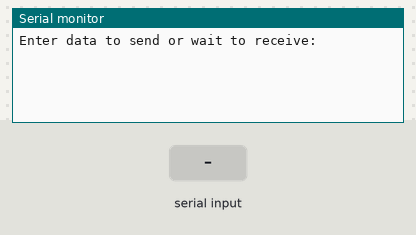
Recording of a sketch running on a simulated Arduino Uno, built with avr-gcc and run on an emulated ATmega328P. Shown: the last lines printed to the serial monitor. Inputs (shaded band) come from the test bench.

Above: at 1.2 s.
1.3 s: "1\n" received over Serial
At 1.6 s:
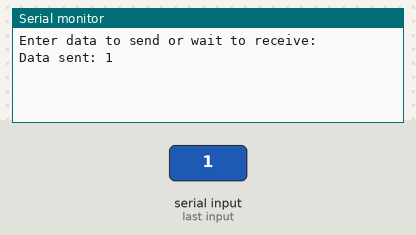
2.8 s: "1\n" received over the second serial link
At 3.3 s:
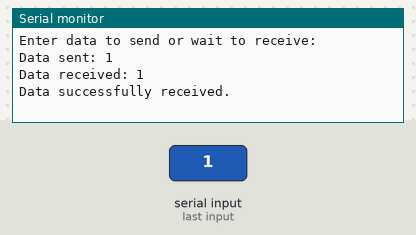
4.3 s: "0\n" received over Serial
At 5.1 s:
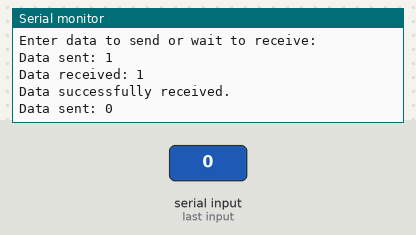
5.8 s: "0\n" received over the second serial link
At 6.7 s:
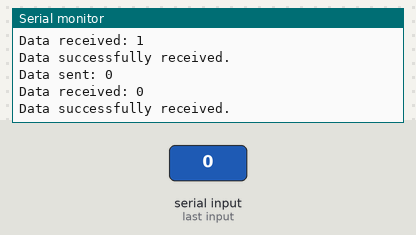

The sketch:

RS485_2Way.ino
```cpp
#include <SoftwareSerial.h>

#define DE 3
#define RE 2
SoftwareSerial RS485Serial(11, 10); // RX, TX

void setup() {
  Serial.begin(9600);
  RS485Serial.begin(9600);

  pinMode(DE, OUTPUT);
  pinMode(RE, OUTPUT);
  digitalWrite(DE, LOW);
  digitalWrite(RE, LOW);

  Serial.println("Enter data to send or wait to receive:");
}

void loop() {

  if (Serial.available()) {
    String dataToSend = Serial.readStringUntil('\n');
    digitalWrite(DE, HIGH);
    digitalWrite(RE, HIGH);
    RS485Serial.println(dataToSend);
    Serial.print("Data sent: ");
    Serial.println(dataToSend);
    digitalWrite(DE, LOW);
    digitalWrite(RE, LOW);
  }

  // Check if data is available to receive over RS485
  if (RS485Serial.available()) {
    String receivedData = RS485Serial.readStringUntil('\n');
    Serial.print("Data received: ");
    Serial.println(receivedData);
    Serial.println("Data successfully received.");
  }
}
```

Measured:
- after the input at 1.3 s, the serial monitor: prints a new line at once (image 1)
- after the input at 2.8 s, the serial monitor: prints a new line at once (image 2)
- after the input at 4.3 s, the serial monitor: prints a new line at once (image 3)
- after the input at 5.8 s, the serial monitor: prints a new line at once (image 4)
